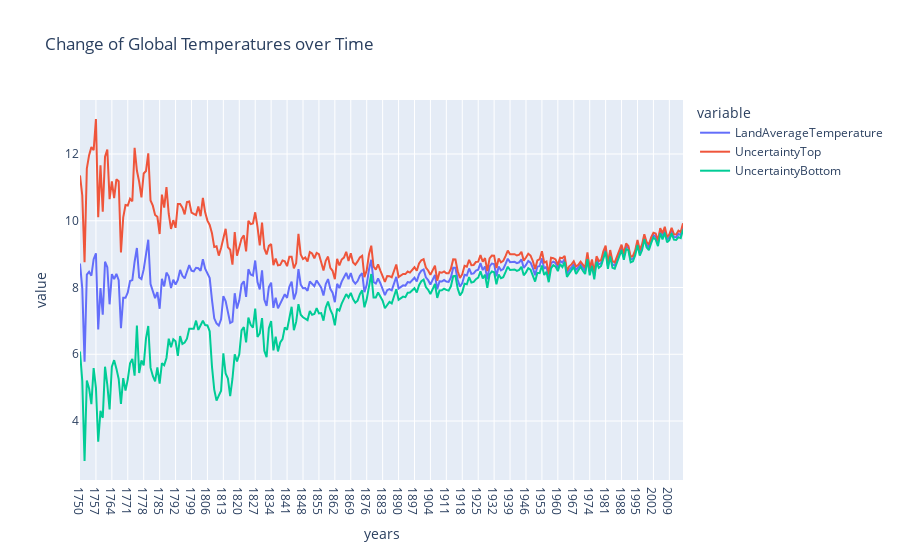

Notebook code for this chart:
### Code cell
fig = px.line(data, x='years',y=['LandAverageTemperature','UncertaintyTop', 'UncertaintyBottom'], title='Change of Global Temperatures over Time')
fig.show()

### Figure 1 — Plotly figure (JSON) as saved in the notebook; plotly's stock layout.template omitted (floating-point values rounded to 4 significant figures; data arrays with more than 128 entries replaced by an {"elided": "..."} marker saying what was removed)
{"data": [{"hovertemplate": "variable=LandAverageTemperature<br>years=%{x}<br>value=%{y}<extra></extra>", "legendgroup": "LandAverageTemperature", "line": {"color": "#636efa", "dash": "solid"}, "marker": {"symbol": "circle"}, "mode": "lines", "name": "LandAverageTemperature", "orientation": "v", "showlegend": true, "type": "scatter", "x": {"elided": "266 str values"}, "xaxis": "x", "y": {"elided": "266 float values"}, "yaxis": "y"}, {"hovertemplate": "variable=UncertaintyTop<br>years=%{x}<br>value=%{y}<extra></extra>", "legendgroup": "UncertaintyTop", "line": {"color": "#EF553B", "dash": "solid"}, "marker": {"symbol": "circle"}, "mode": "lines", "name": "UncertaintyTop", "orientation": "v", "showlegend": true, "type": "scatter", "x": {"elided": "266 str values"}, "xaxis": "x", "y": {"elided": "266 float values"}, "yaxis": "y"}, {"hovertemplate": "variable=UncertaintyBottom<br>years=%{x}<br>value=%{y}<extra></extra>", "legendgroup": "UncertaintyBottom", "line": {"color": "#00cc96", "dash": "solid"}, "marker": {"symbol": "circle"}, "mode": "lines", "name": "UncertaintyBottom", "orientation": "v", "showlegend": true, "type": "scatter", "x": {"elided": "266 str values"}, "xaxis": "x", "y": {"elided": "266 float values"}, "yaxis": "y"}], "layout": {"legend": {"title": {"text": "variable"}, "tracegroupgap": 0}, "title": {"text": "Change of Global Temperatures over Time"}, "xaxis": {"anchor": "y", "domain": [0, 1], "title": {"text": "years"}}, "yaxis": {"anchor": "x", "domain": [0, 1], "title": {"text": "value"}}}}
